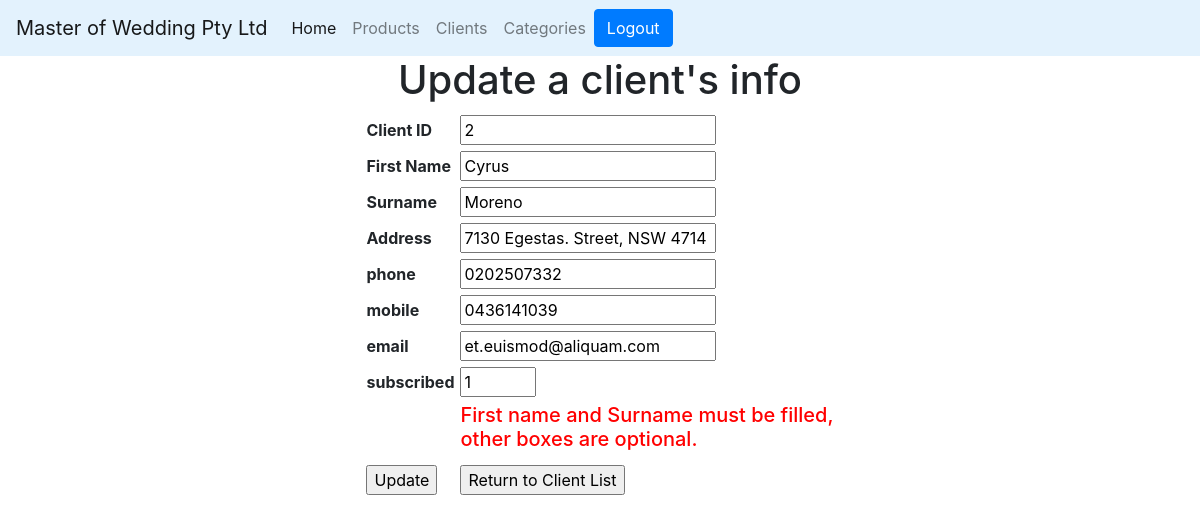
The app's page /client/update.php?id=2 (signed in) with its own data.
### tables this page shows
create table clients (
    id int(11) not null auto_increment primary key,
    first_name varchar(64) not null,
    surname varchar(64) not null,
    address text,
    phone varchar(10),
    mobile varchar(10),
    email varchar(256),
    subscribed tinyint(1)
);

### client/update.php (the view, shortened to what this page needs)
<?php session_start();
include('..\connection.php'); ?>
<!doctype html>
<html>
<head>
<?php include('..\navbar.php'); ?>
<link rel="stylesheet" href="..\styles.css">
</head>
<body>
<h1 style="text-align:center">Update a client's info</h1>
<?php
if (!isset($_SESSION['user_id'])) {
    $_SESSION['initial_page'] = $_SERVER['PHP_SELF'];
    header("Location: ..\login.php");
} else {
    $user_stmt = $dbh->prepare("SELECT * FROM `users` WHERE `id` = ?");
    if ($user_stmt->execute([$_SESSION['user_id']]) && $user_stmt->rowCount() == 1) {
        $id = $_GET["id"];
		$query = "SELECT * FROM clients where id=$id";
        $stmt = $dbh->prepare($query);
        $stmt->execute();
		$row = $stmt -> fetch();
	if (empty($_POST["Action"])) {
	    $first_name = $row["first_name"];
	    $surname = $row["surname"];
	    $address = $row["address"];
	    $phone = $row["phone"];
		$mobile = $row["mobile"];
		$email = $row["email"];
		$subscribed = $row["subscribed"];
	}
	if (empty($_POST["first_name"]) || empty($_POST["surname"]) ) :
		    ?>
        <form method="post">
		<table align="center" cellpadding="3">
		<tr>
		<td><b>Client ID</b></td> <td><input type="text" name="id" value="<?php echo $id; ?>" readonly></td>
		</tr>
		<tr>
		    <td><b>First Name</b></td> <td><input type="text" name="first_name" value="<?php echo $first_name; ?>" required></td>
		</tr>
		<tr>
		    <td><b>Surname</b></td> <td><input type="text" name="surname" value="<?php echo $surname; ?>" required></td>
		</tr>
		<tr>
		    <td><b>Address</b></td> <td><input type="text" name="address" value="<?php echo $address; ?>"></td>
		</tr>
		<tr>
		    <td><b>phone</b></td> <td><input type="tel" name="phone" value="<?php echo $phone; ?>"
				placeholder="0370654331" pattern="0[2378][1-9][0-9]{7}"></td>
		</tr>
		<tr>
		    <td><b>mobile</b></td> <td><input type="tel" name="mobile" value="<?php echo $mobile; ?>"
				placeholder="0405711288" pattern="04[0-9]{8}"></td>
		</tr>
		<tr>
		    <td><b>email</b></td> <td><input type="email" name="email" value="<?php echo $email; ?>"></td>
		</tr>
		<tr>
		    <td><b>subscribed</b></td> <td><input type="number" name="subscribed" value="<?php echo $subscribed; ?>"
				min="0" max="1"></td>
		</tr>
		<tr> <td> </td>
			<td> <h5 style="color:red;">First name and Surname must be filled,<br> other boxes are optional.</h5> </td> </tr>
		<tr>
		    <td><input type="submit" name="Action" value="Update"></td>
		    <td><input type="button" value="Return to Client List"
			       OnClick="window.location.assign('http://localhost:8080/client/client.php');"></td>
		</tr>
	    </table>
        </form>
	<?php
	endif;
    } else {
        echo "<h1>Your account does not exist!</h1>";
        session_destroy();
    }
}
?>
</body>
</html>

### styles.css (style rules this page uses)
::placeholder { color: lightgray; opacity: 1; }

### records on screen
clients: first_name "Cyrus", surname "Moreno", address "7130 Egestas. Street, NSW 4714", phone "0202507332", mobile "0436141039", email "et.euismod@aliquam.com", subscribed "1"
